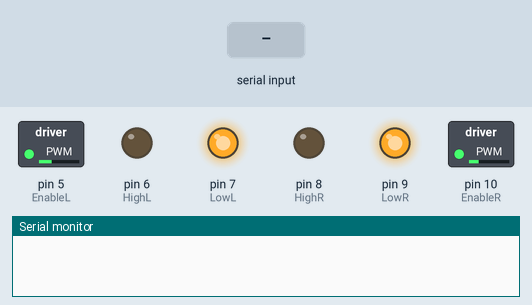
This sketch was run on a simulated Arduino Uno, built with avr-gcc and run on an emulated ATmega328P. On the bench: switched loads named in the sketch (green lamp = pin HIGH), output pins drawn as LEDs (lit = HIGH), the last lines printed to the serial monitor. Inputs (shaded band) come from the test bench.

Above: at 1.2 s.
1.3 s: "30 150\n" received over Serial
At 1.7 s:
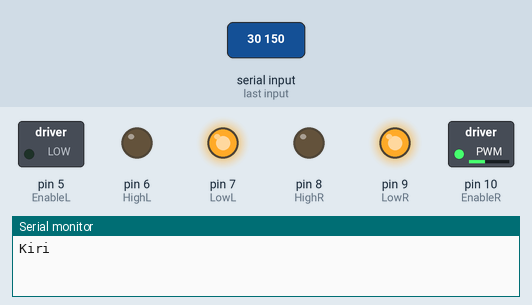
At 3.1 s:
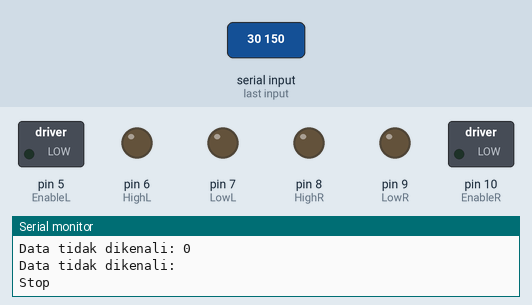
4.3 s: "2" received over Serial
At 5.1 s:
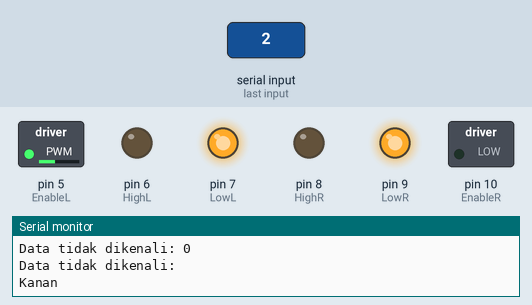
Timing chart, 0 to 7.3 s (numbered marks = the images above; inputs shaded):
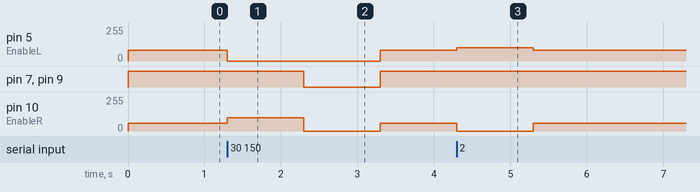

The sketch:

serialkomunikasiarduino.ino
```cpp
//#include <Wire.h>
//#include "menerimaData.h"
//
//void setup() {
//    Serial.begin(9600);
//    pinMode(LED_BUILTIN, OUTPUT);
//}
//
//void loop() {
//    char data;
//    if (Serial.available() > 0) {
//        data = Serial.read();
//    } else {
//        return;
//    }
//
//    // Logika berdasarkan karakter yang diterima
//    if (data == 'a') {
//        digitalWrite(LED_BUILTIN, HIGH);
//        Serial.println("Karakter diterima: a");
//    } else if (data == 'b') {
//        digitalWrite(LED_BUILTIN, LOW);
//        Serial.println("Karakter diterima: b");
//    } else {
//        Serial.print("Karakter lain diterima: ");
//        Serial.println(data);
//    }
//
//    delay(500);
//}
```

komunikasimobil.ino
```cpp
#include <Wire.h>
#include "menerimaData.h"

const int EnableL = 5;
const int HighL = 6;
const int LowL = 7;

const int EnableR = 10;
const int HighR = 8;
const int LowR = 9;

void setup() {
    pinMode(EnableL, OUTPUT);
    pinMode(HighL, OUTPUT);
    pinMode(LowL, OUTPUT);

    pinMode(EnableR, OUTPUT);
    pinMode(HighR, OUTPUT);
    pinMode(LowR, OUTPUT);

    Serial.begin(9600);
}

void ke_depan() {
    digitalWrite(HighL, LOW);
    digitalWrite(LowL, HIGH);
    analogWrite(EnableL, 80);

    digitalWrite(HighR, LOW);
    digitalWrite(LowR, HIGH);
    analogWrite(EnableR, 60);
}

void ke_belakang() {
    digitalWrite(HighL, HIGH);
    digitalWrite(LowL, LOW);
    analogWrite(EnableL, 50);

    digitalWrite(HighR, HIGH);
    digitalWrite(LowR, LOW);
    analogWrite(EnableR, 50);
}

void ke_kiri() {
    digitalWrite(HighL, LOW);
    digitalWrite(LowL, HIGH);
    analogWrite(EnableL, 0);

    digitalWrite(HighR, LOW);
    digitalWrite(LowR, HIGH);
    analogWrite(EnableR, 100);
}

void ke_kanan() {
    digitalWrite(HighL, LOW);
    digitalWrite(LowL, HIGH);
    analogWrite(EnableL, 100);

    digitalWrite(HighR, LOW);
    digitalWrite(LowR, HIGH);
    analogWrite(EnableR, 0);
}

void stop_motor() {
    digitalWrite(HighL, LOW);
    digitalWrite(LowL, LOW);
    analogWrite(EnableL, 0);

    digitalWrite(HighR, LOW);
    digitalWrite(LowR, LOW);
    analogWrite(EnableR, 0);
}

void loop() {
    char data;

    if (Serial.available() > 0) {
        data = Serial.read();

        if (data == '1') {
            Serial.println("Stop");
            stop_motor();
            delay(1000);
        } else if (data == '2') {
            Serial.println("Kanan");
            ke_kanan();
            delay(1000);
        } else if (data == '3') {
            Serial.println("Kiri");
            ke_kiri();
            delay(1000);
        } else {
            Serial.print("Data tidak dikenali: ");
            Serial.println(data);
        }
    }

    ke_depan();
}
```

menerimaData.h
```cpp
#include <string.h>

void menerima(float *data){
  char receivedData[20];
    int dataIndex = 0;
    bool newDataReceived = false;

    while (Serial.available() > 0) {
        char incomingByte = Serial.read();
        if (incomingByte == ' ') {
            receivedData[dataIndex] = '\0';
            dataIndex = 0;
            newDataReceived = true;
        } else {
            receivedData[dataIndex] = incomingByte;
            dataIndex++;
            if (dataIndex >= sizeof(receivedData) - 1) {
                dataIndex = 0;
                memset(receivedData, 0, sizeof(receivedData));
            }
        }
    }

    *data = atof(receivedData);


}
```

Measured:
- after the input at 1.3 s, pin 5 (EnableL): 80/255 → 0/255 at once, → 80/255 2.0 s later; pin 7 (LowL), pin 9 (LowR): HIGH → LOW after 1.0 s, → HIGH 1.0 s later; pin 10 (EnableR): 60/255 → 100/255 at once, → 0/255 1.0 s later, → 60/255 1.0 s later
- after the input at 4.3 s, pin 5 (EnableL): 80/255 → 100/255 at once, → 80/255 1.0 s later; pin 10 (EnableR): 60/255 → 0/255 at once, → 60/255 1.0 s later
